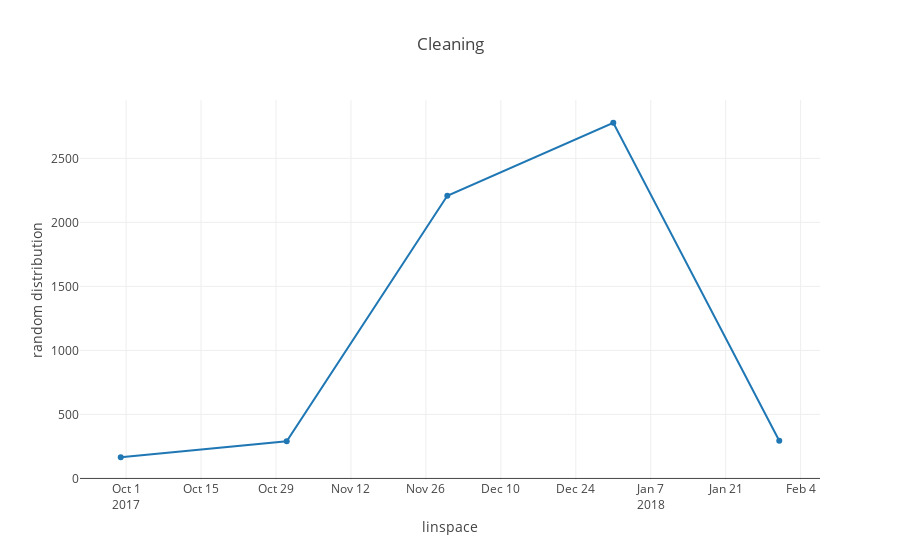

The code cell stored with this chart in its notebook:
### Code cell
chase = pd.read_csv("chase.csv", header=None)
cleaned_chase = chase.iloc[:,[0,2]]
cleaned_chase.iloc[:,0] = pd.to_datetime(cleaned_chase.iloc[:,0])
monthly_purchases = cleaned_chase.resample("M", on=0).sum()
data = [
    Scatter(
        x=monthly_purchases.index, # assign x as the dataframe column 'x'
        y=monthly_purchases.iloc[:,0] * -1
    )
]

layout = Layout(
    title='Cleaning',
    yaxis=dict(title='random distribution'),
    xaxis=dict(title='linspace')
)

fig = Figure(data=data, layout=layout)
iplot(fig)

### Figure 1 — Plotly figure (JSON) as saved in the notebook; plotly's stock layout.template omitted (floating-point values rounded to 4 significant figures)
{"data": [{"type": "scatter", "x": ["2017-09-30", "2017-10-31", "2017-11-30", "2017-12-31", "2018-01-31"], "y": [165.6, 290.5, 2208.0, 2778.0, 294.1]}], "layout": {"title": "Cleaning", "xaxis": {"title": "linspace"}, "yaxis": {"title": "random distribution"}}}
